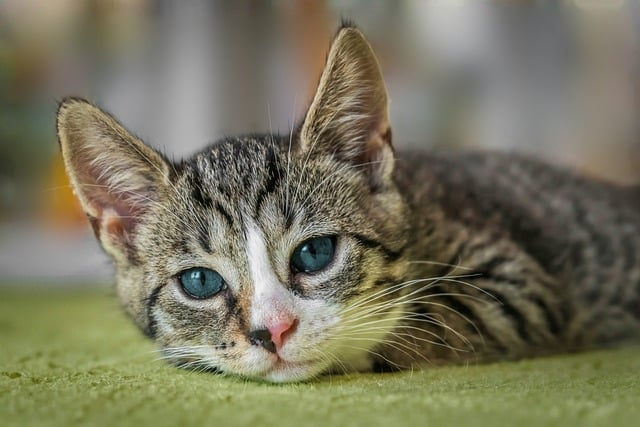
#> input picture european-shorthair-8601492_640.jpg, 640 x 427 px, found by its file name
$ python basics.py
#> lines starting #> are read from the running program, lines starting #| are printed output that depends on the picture; after the words box and inside, x2 and y2 are one past the last pixel; in counts of white or black regions, pixels touching at a corner belong together
import cv2 as cv
img= cv.imread("/Users/lakshmi/U_SECTION/ML/european-shorthair-8601492_640.jpg")
#> img is the input picture: shape (427, 640, 3); mean B, G, R 93.2, 116.1, 119.1

#Converting to gray scale
grey= cv.cvtColor(img,cv.COLOR_BGR2GRAY)
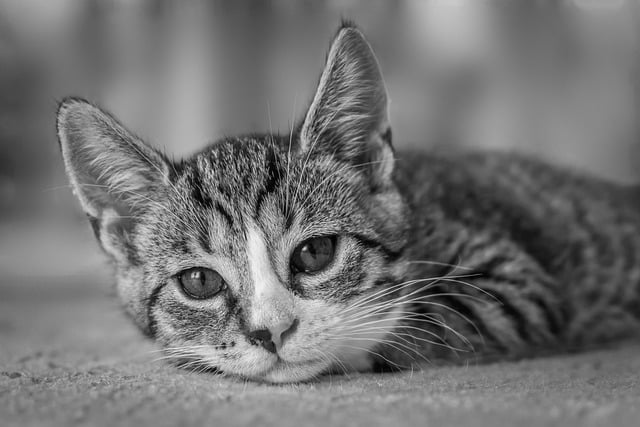
#> grey: shape (427, 640); min 0, max 249, mean 114.4
cv.imshow("Grey",grey)


#blurr an image
blur=cv.GaussianBlur(img,(3,3),cv.BORDER_DEFAULT)
cv.imshow("Blur",blur)


#Edge Cascade
canny=cv.Canny(img,175,200)
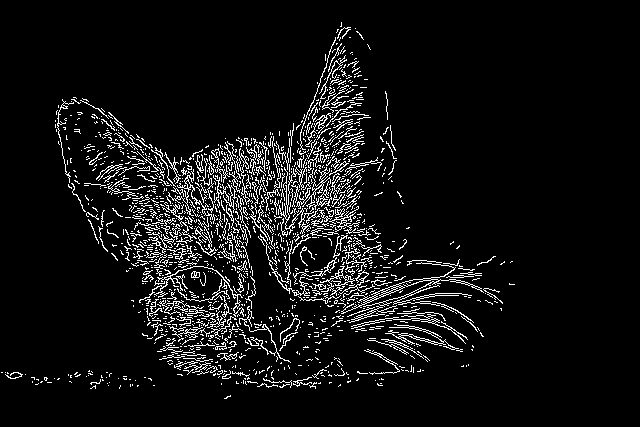
#> canny: shape (427, 640); 6.9% white in thin lines or dots, all inside (x1, y1, x2, y2) = (1, 22, 515, 399)
cv.imshow("canny",canny)


#dilating the image
'''Dilation is a morphological operation in image processing that is used to enlarge the boundaries of regions of
foreground pixels (usually white pixels) in an image. It works by placing a structuring element over the image
and expanding the regions where the structuring element overlaps with the foreground.'''
dilate=cv.dilate(canny,(3,3),iterations=1)
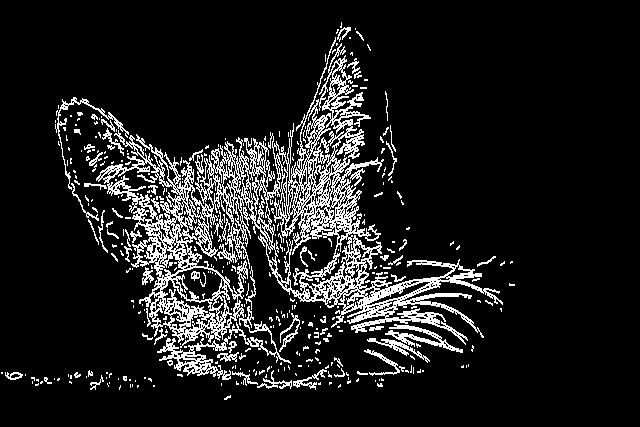
#> dilate: shape (427, 640); 11.7% white in thin lines or dots, all inside (x1, y1, x2, y2) = (1, 22, 515, 400)
cv.imshow("dilate",dilate)


#Erode an image
eroded=cv.erode(dilate,(3,3),iterations=1)
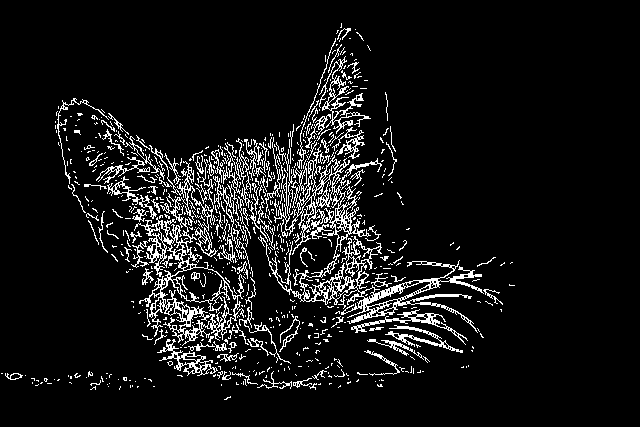
#> eroded: shape (427, 640); 8.2% white in thin lines or dots, all inside (x1, y1, x2, y2) = (1, 23, 515, 400)
cv.imshow("eroded",eroded)


#resize and crop an image
resized=cv.resize(img,(500,500),interpolation=cv.INTER_AREA)
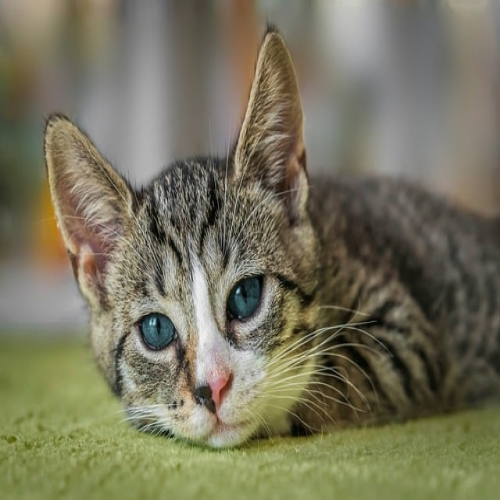
#> resized: shape (500, 500, 3); mean B, G, R 93.2, 116, 119
#ignores the aspect ratio interpolation in background
#smaller image INTER_AREA
#larger image INTER_LINEAR or INTER_CUBIC(slowest but better quality)
cv.imshow("Resized",resized)


#cropping based on the fact that images are arrays and thus use slicing
crop= img[50:200,50:200]
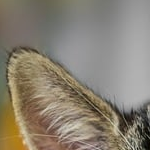
#> crop: shape (150, 150, 3); mean B, G, R 114.8, 129, 137.4
cv.imshow("Cropped",crop)
cv.waitKey(0)

$ run again, with group.jpeg copied over european-shorthair-8601492_640.jpg
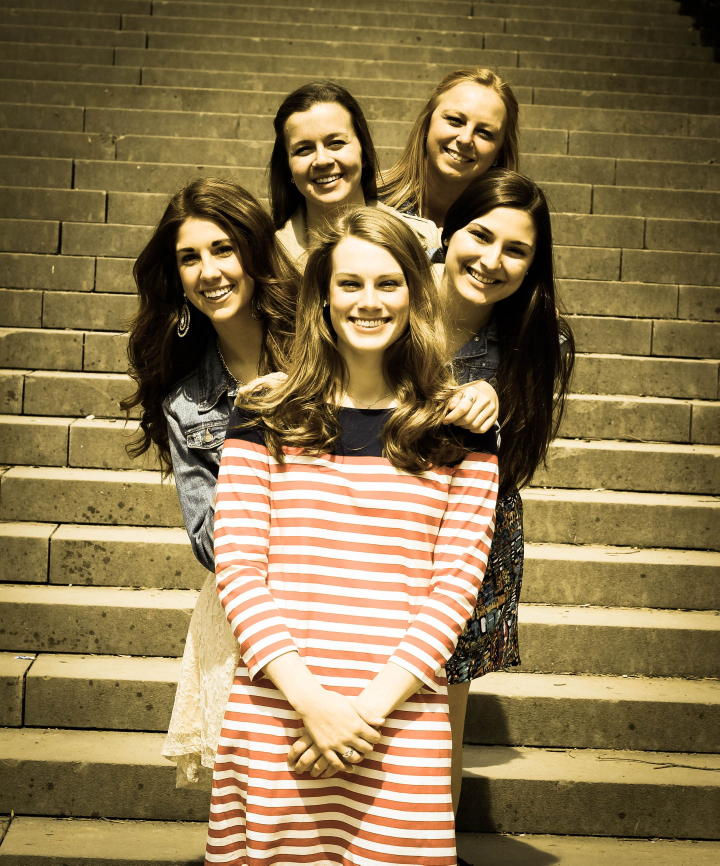
#> input picture group.jpeg, 2158 x 2596 px, found by its file name (shown at 1/3 size)
#> img is the input picture: shape (2596, 2158, 3); mean B, G, R 79.3, 118.6, 139.3
#> `canny=cv.Canny(img,175,200)`:
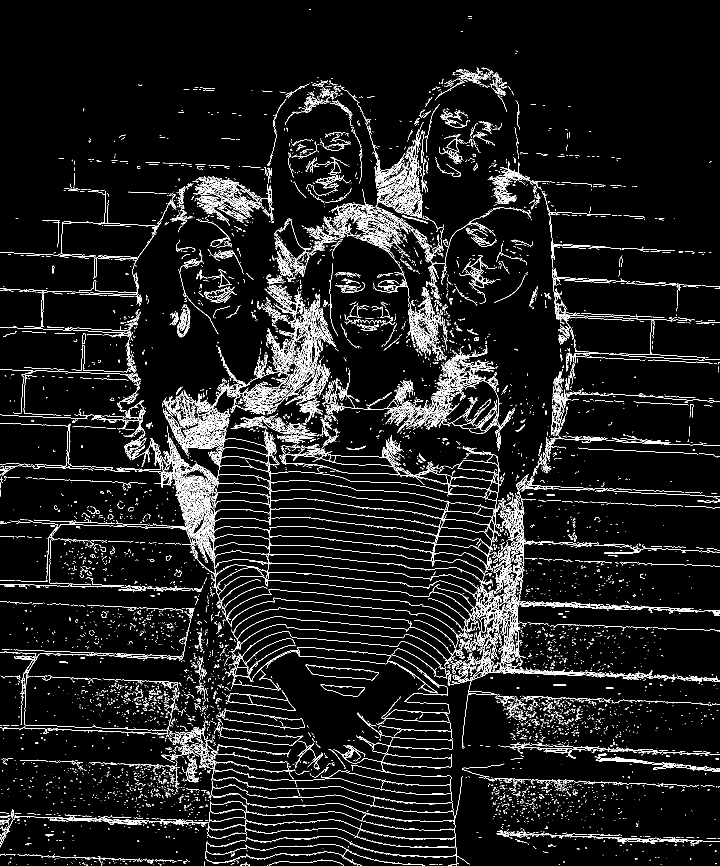
#> canny: shape (2596, 2158) (shown at 1/3 size); 4.8% white in thin lines or dots
#> dilate: shape (2596, 2158); 8.3% white in thin lines or dots
#> eroded: shape (2596, 2158); 5.4% white in thin lines or dots
#> `crop= img[50:200,50:200]`:
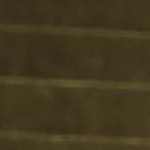
#> crop: shape (150, 150, 3); mean B, G, R 30.6, 56.6, 65.7

$ run again, with lady.jpeg copied over european-shorthair-8601492_640.jpg
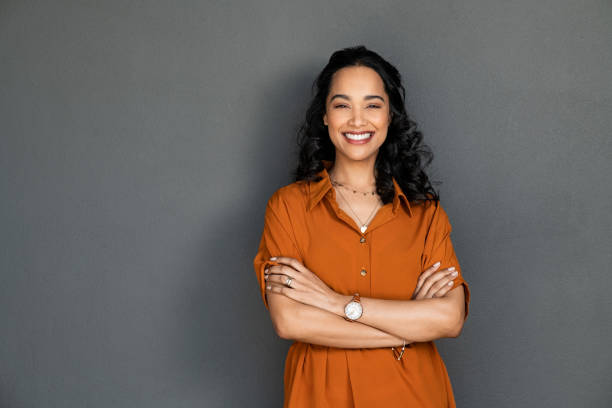
#> input picture lady.jpeg, 612 x 408 px, found by its file name
#> img is the input picture: shape (408, 612, 3); mean B, G, R 91.5, 98.8, 111
#> `canny=cv.Canny(img,175,200)`:
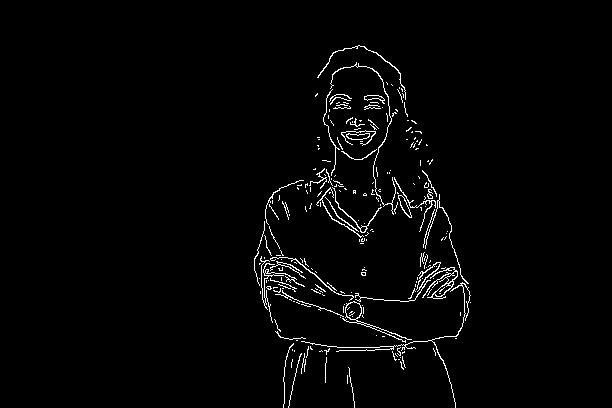
#> canny: shape (408, 612); 2% white in thin lines or dots, all inside (x1, y1, x2, y2) = (254, 45, 471, 408)
#> eroded: shape (408, 612); 2.2% white in thin lines or dots, all inside (x1, y1, x2, y2) = (254, 46, 471, 408)
#> `crop= img[50:200,50:200]`:
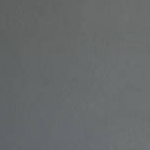
#> crop: shape (150, 150, 3); mean B, G, R 106.6, 105.9, 102.6

$ run again, with people.jpeg copied over european-shorthair-8601492_640.jpg
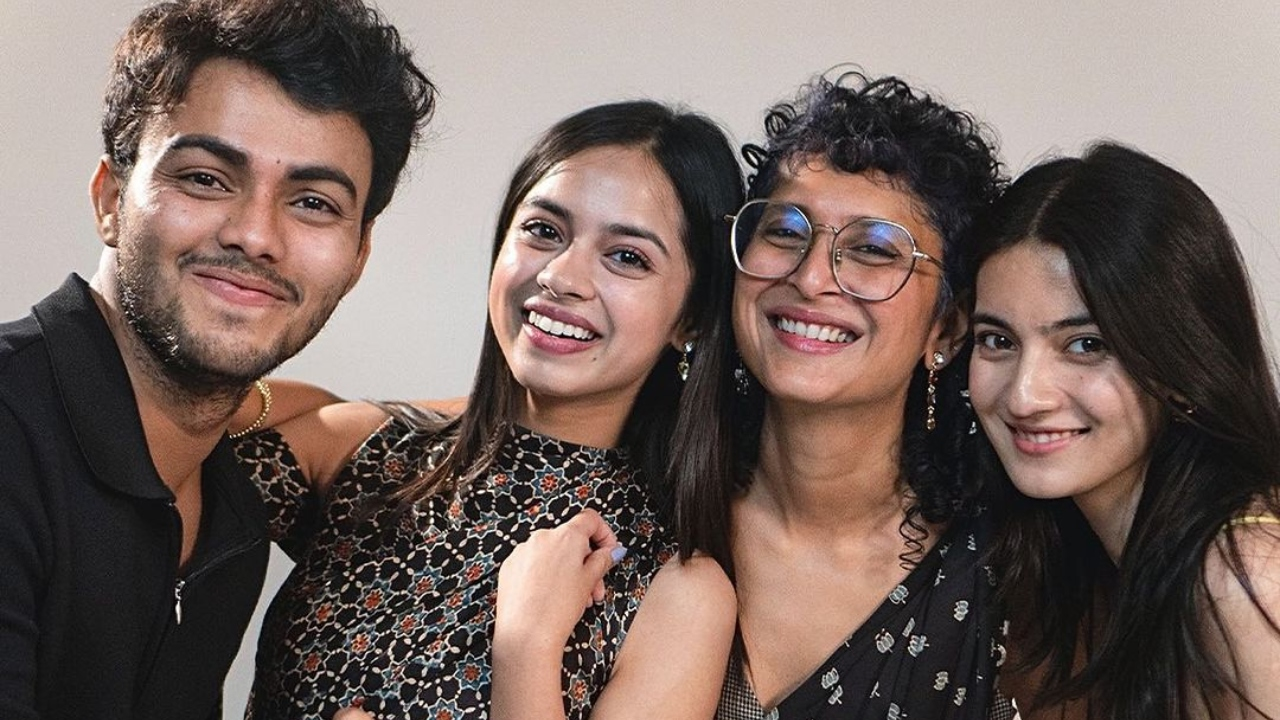
#> input picture people.jpeg, 1280 x 720 px, found by its file name
#> img is the input picture: shape (720, 1280, 3); mean B, G, R 93.6, 99.8, 116.7
#> `canny=cv.Canny(img,175,200)`:
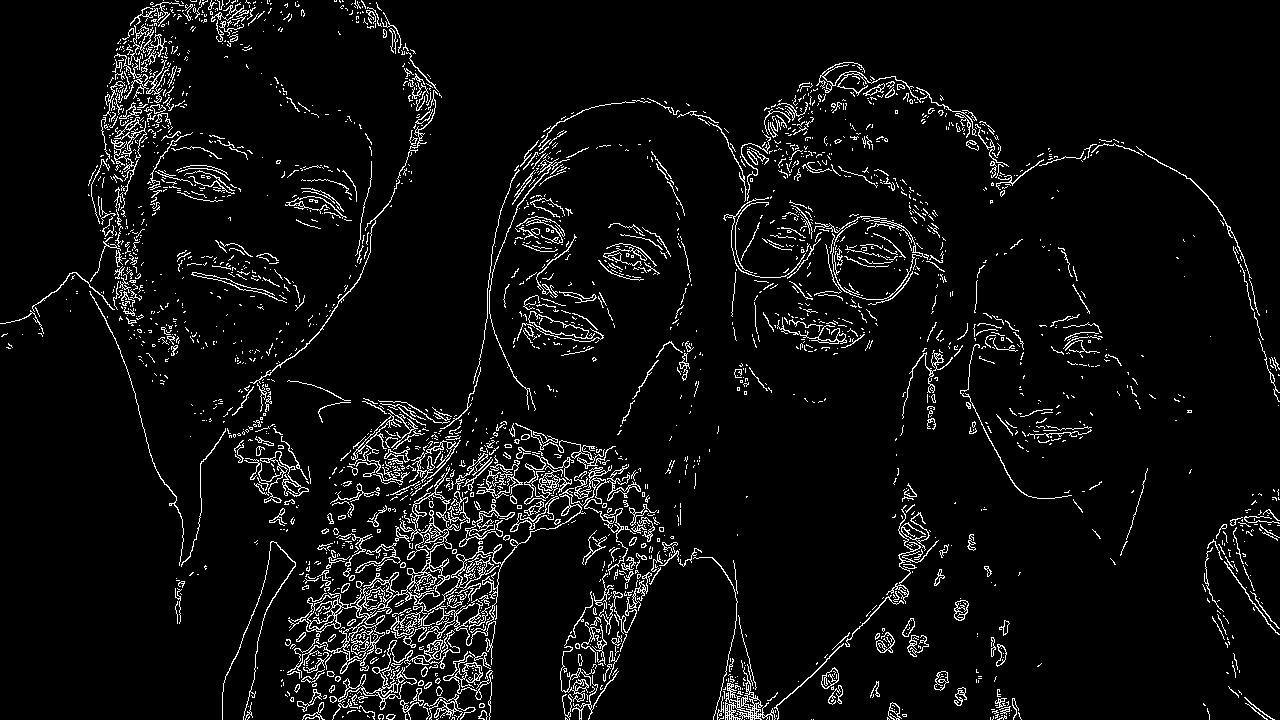
#> canny: shape (720, 1280); 5.6% white in thin lines or dots
#> dilate: shape (720, 1280); 8.9% white in thin lines or dots
#> eroded: shape (720, 1280); 6.2% white in thin lines or dots
#> `crop= img[50:200,50:200]`:
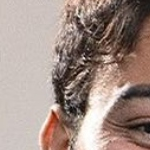
#> crop: shape (150, 150, 3); mean B, G, R 133.5, 141.7, 160.9
